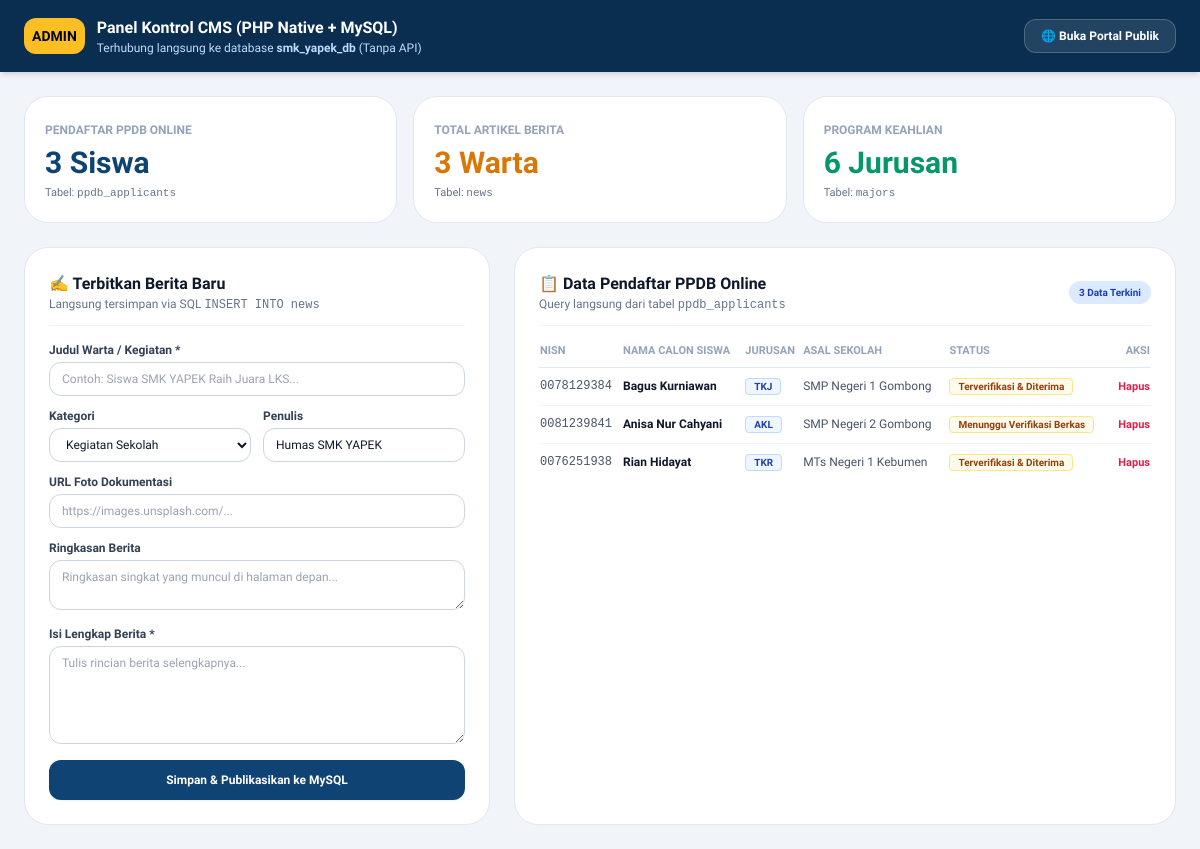
The app's page /xampp/admin.php with its own data.
### tables this page shows
CREATE TABLE IF NOT EXISTS `ppdb_applicants` (
    `id` VARCHAR(50) NOT NULL,
    `nisn` VARCHAR(20) NOT NULL,
    `full_name` VARCHAR(255) NOT NULL,
    `gender` VARCHAR(20) NOT NULL,
    `birth_place` VARCHAR(100) DEFAULT NULL,
    `birth_date` DATE DEFAULT NULL,
    `origin_school` VARCHAR(255) DEFAULT NULL,
    `parent_name` VARCHAR(255) DEFAULT NULL,
    `parent_phone` VARCHAR(50) DEFAULT NULL,
    `email` VARCHAR(100) DEFAULT NULL,
    `address` TEXT DEFAULT NULL,
    `first_major` VARCHAR(50) NOT NULL,
    `second_major` VARCHAR(50) DEFAULT NULL,
    `track` VARCHAR(50) DEFAULT 'Reguler',
    `avg_report_score` DECIMAL(5,2) DEFAULT NULL,
    `status` VARCHAR(50) DEFAULT 'Menunggu Verifikasi',
    `registered_at` VARCHAR(50) DEFAULT NULL,
    `created_at` TIMESTAMP DEFAULT CURRENT_TIMESTAMP,
    PRIMARY KEY (`id`),
    KEY `idx_ppdb_nisn` (`nisn`),
    KEY `idx_ppdb_status` (`status`)
);

### xampp/admin.php (the view, shortened to what this page needs)
<?php
require_once __DIR__ . '/koneksi.php';
$count_ppdb = $pdo->query("SELECT COUNT(*) FROM ppdb_applicants")->fetchColumn();
$count_news = $pdo->query("SELECT COUNT(*) FROM news")->fetchColumn();
$count_majors = $pdo->query("SELECT COUNT(*) FROM majors")->fetchColumn();
$applicants = $pdo->query("SELECT * FROM ppdb_applicants ORDER BY created_at DESC LIMIT 20")->fetchAll();
?>
<!DOCTYPE html>
<html lang="id">
<head>
    <script src="https://cdn.tailwindcss.com"></script>
</head>
<body class="bg-slate-100 text-slate-900 min-h-screen">
    <header class="bg-[#0A2E50] text-white py-4 px-6 shadow-md">
        <div class="max-w-7xl mx-auto flex flex-col sm:flex-row items-center justify-between gap-3">
            <div class="flex items-center gap-3">
                <span class="p-2 rounded-xl bg-amber-400 text-slate-950 font-black text-sm">ADMIN</span>
                <div>
                    <h1 class="font-extrabold text-base">Panel Kontrol CMS (PHP Native + MySQL)</h1>
                    <p class="text-xs text-blue-200">Terhubung langsung ke database <strong>smk_yapek_db</strong> (Tanpa API)</p>
                </div>
            </div>
            <div class="flex items-center gap-3 text-xs">
                <a href="index.php" class="px-4 py-2 rounded-xl bg-white/10 hover:bg-white/20 border border-white/20 font-bold transition-all">
                    🌐 Buka Portal Publik
                </a>
            </div>
        </div>
    </header>
    <main class="max-w-7xl mx-auto p-4 sm:p-6 space-y-6">
        <div class="grid grid-cols-1 sm:grid-cols-3 gap-4">
            <div class="p-5 rounded-3xl bg-white border border-slate-200 shadow-xs space-y-1">
                <span class="text-xs font-bold text-slate-400 uppercase">Pendaftar PPDB Online</span>
                <div class="text-3xl font-black text-[#0F4374]"><?= $count_ppdb ?> Siswa</div>
                <p class="text-[11px] text-slate-500">Tabel: <code>ppdb_applicants</code></p>
            </div>
            <div class="p-5 rounded-3xl bg-white border border-slate-200 shadow-xs space-y-1">
                <span class="text-xs font-bold text-slate-400 uppercase">Total Artikel Berita</span>
                <div class="text-3xl font-black text-amber-600"><?= $count_news ?> Warta</div>
                <p class="text-[11px] text-slate-500">Tabel: <code>news</code></p>
            </div>
            <div class="p-5 rounded-3xl bg-white border border-slate-200 shadow-xs space-y-1">
                <span class="text-xs font-bold text-slate-400 uppercase">Program Keahlian</span>
                <div class="text-3xl font-black text-emerald-600"><?= $count_majors ?> Jurusan</div>
                <p class="text-[11px] text-slate-500">Tabel: <code>majors</code></p>
            </div>
        </div>
        <div class="grid grid-cols-1 lg:grid-cols-12 gap-6">
            <div class="lg:col-span-5 bg-white p-6 rounded-3xl border border-slate-200 shadow-xs space-y-4">
                <div class="border-b border-slate-100 pb-3">
                    <h2 class="text-base font-black text-slate-900">✍️ Terbitkan Berita Baru</h2>
                    <p class="text-xs text-slate-500">Langsung tersimpan via SQL <code>INSERT INTO news</code></p>
                </div>
                <form action="admin.php" method="POST" class="space-y-3 text-xs">
                    <div>
                        <label class="block font-bold text-slate-700 mb-1">Judul Warta / Kegiatan *</label>
                        <input type="text" name="title" required placeholder="Contoh: Siswa SMK YAPEK Raih Juara LKS..." class="w-full px-3 py-2 rounded-xl border border-slate-300 focus:outline-none focus:ring-1 focus:ring-blue-600">
                    </div>
                    <div class="grid grid-cols-2 gap-3">
                        <div>
                            <label class="block font-bold text-slate-700 mb-1">Kategori</label>
                            <select name="category" class="w-full px-3 py-2 rounded-xl border border-slate-300 focus:outline-none bg-white">
                                <option value="Kegiatan Sekolah">Kegiatan Sekolah</option>
                            </select>
                        </div>
                        <div>
                            <label class="block font-bold text-slate-700 mb-1">Penulis</label>
                            <input type="text" name="author" value="Humas SMK YAPEK" class="w-full px-3 py-2 rounded-xl border border-slate-300 focus:outline-none">
                        </div>
                    </div>
                    <div>
                        <label class="block font-bold text-slate-700 mb-1">URL Foto Dokumentasi</label>
                        <input type="url" name="image" placeholder="https://images.unsplash.com/..." class="w-full px-3 py-2 rounded-xl border border-slate-300 focus:outline-none">
                    </div>
                    <div>
                        <label class="block font-bold text-slate-700 mb-1">Ringkasan Berita</label>
                        <textarea name="summary" rows="2" placeholder="Ringkasan singkat yang muncul di halaman depan..." class="w-full px-3 py-2 rounded-xl border border-slate-300 focus:outline-none"></textarea>
                    </div>
                    <div>
                        <label class="block font-bold text-slate-700 mb-1">Isi Lengkap Berita *</label>
                        <textarea name="content" required rows="5" placeholder="Tulis rincian berita selengkapnya..." class="w-full px-3 py-2 rounded-xl border border-slate-300 focus:outline-none"></textarea>
                    </div>
                    <button type="submit" class="w-full py-3 rounded-xl bg-[#0F4374] hover:bg-blue-900 text-white font-bold text-xs transition-all shadow-sm">
                        Simpan & Publikasikan ke MySQL
                    </button>
                </form>
            </div>
            <div class="lg:col-span-7 bg-white p-6 rounded-3xl border border-slate-200 shadow-xs space-y-4">
                <div class="flex items-center justify-between border-b border-slate-100 pb-3">
                    <div>
                        <h2 class="text-base font-black text-slate-900">📋 Data Pendaftar PPDB Online</h2>
                        <p class="text-xs text-slate-500">Query langsung dari tabel <code>ppdb_applicants</code></p>
                    </div>
                    <span class="px-2.5 py-1 rounded-full text-[10px] font-bold bg-blue-100 text-blue-800">
                        <?= count($applicants) ?> Data Terkini
                    </span>
                </div>
                <div class="overflow-x-auto">
                    <table class="w-full text-left text-xs border-collapse">
                        <thead>
                            <tr class="border-b border-slate-200 text-[11px] text-slate-400 font-bold uppercase">
                                <th class="pb-2">NISN</th>
                                <th class="pb-2">Nama Calon Siswa</th>
                                <th class="pb-2">Jurusan</th>
                                <th class="pb-2">Asal Sekolah</th>
                                <th class="pb-2">Status</th>
                                <th class="pb-2 text-right">Aksi</th>
                            </tr>
                        </thead>
                        <tbody class="divide-y divide-slate-100">
                            <?php if (empty($applicants)): ?>
                                <tr>
                                    <td colspan="6" class="py-4 text-center text-slate-400 italic">Belum ada calon siswa yang mendaftar.</td>
                                </tr>
                            <?php else: ?>
                                <?php foreach ($applicants as $app): ?>
                                <tr class="hover:bg-slate-50">
                                    <td class="py-2.5 font-mono text-slate-600"><?= htmlspecialchars($app['nisn']) ?></td>
                                    <td class="py-2.5 font-bold text-slate-900"><?= htmlspecialchars($app['full_name']) ?></td>
                                    <td class="py-2.5">
                                        <span class="px-2 py-0.5 rounded font-bold text-[10px] bg-blue-50 text-blue-800 border border-blue-200">
                                            <?= htmlspecialchars($app['first_major']) ?>
                                        </span>
                                    </td>
                                    <td class="py-2.5 text-slate-600"><?= htmlspecialchars($app['origin_school'] ?? '-') ?></td>
                                    <td class="py-2.5">
                                        <span class="px-2 py-0.5 rounded text-[10px] font-bold bg-amber-50 text-amber-800 border border-amber-200">
                                            <?= htmlspecialchars($app['status']) ?>
                                        </span>
                                    </td>
                                    <td class="py-2.5 text-right">
                                        <a href="admin.php?delete_ppdb=<?= urlencode($app['id']) ?>" onclick="return confirm('Hapus data pendaftar ini?')" class="text-rose-600 hover:text-rose-800 font-bold text-[11px]">
                                            Hapus
                                        </a>
                                    </td>
                                </tr>
                                <?php endforeach; ?>
                            <?php endif; ?>
                        </tbody>
                    </table>
                </div>
            </div>
        </div>
    </main>
</body>
</html>

### xampp/admin.php (style rules this page uses)
body { font-family: 'Plus Jakarta Sans', sans-serif; }

### records on screen
ppdb_applicants: nisn "0078129384", full_name "Bagus Kurniawan", first_major "TKJ", origin_school "SMP Negeri 1 Gombong", status "Terverifikasi & Diterima"
ppdb_applicants: nisn "0081239841", full_name "Anisa Nur Cahyani", first_major "AKL", origin_school "SMP Negeri 2 Gombong", status "Menunggu Verifikasi Berkas"
ppdb_applicants: nisn "0076251938", full_name "Rian Hidayat", first_major "TKR", origin_school "MTs Negeri 1 Kebumen", status "Terverifikasi & Diterima"

### other values on screen
$count_ppdb "3"
$count_news "3"
$count_majors "6"
count($applicants) "3"
